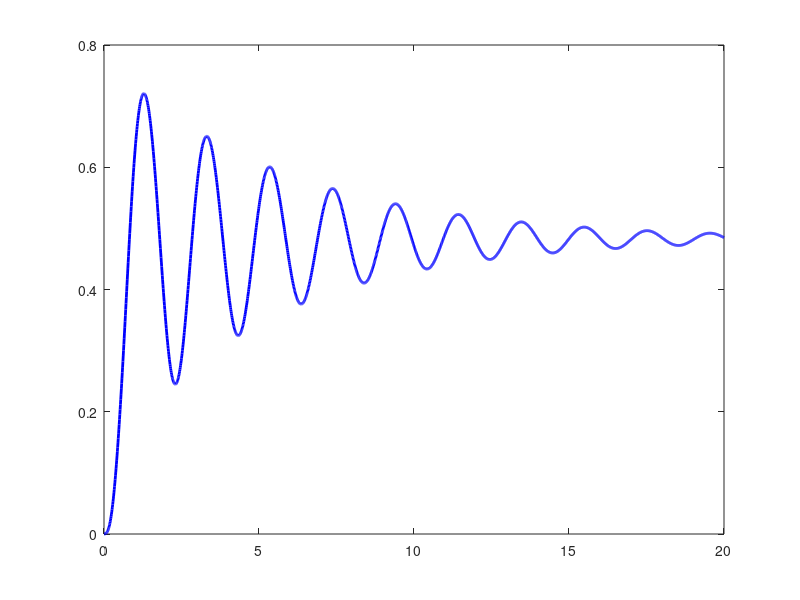

Recreate this plot in MATLAB. (Note: this script raises an error after producing the figure.)
clc; clear; close all;

% System parameters
g = 9.81;
ms = 0.05;
Ib = 0.01;
beam_length = 2;

% Controller gains
r_desired = 0.5;
K1 = [14 0 10 0];     % position and angle
K2 = [0 3 0 2];    % r_dot and theta_dot

       % Gains on dx/dt (i.e., velocities)
tau_max = 4;
theta_max = deg2rad(45);

% Damping
ball_friction = 0.8;
beam_friction = 0.5;

% Simulation settings
dt = 0.01; t_end = 20;
tspan = 0:dt:t_end;

% Initial state: [r; r_dot; theta; theta_dot]
x0 = [0; 0; 0.05; 0];
X = zeros(length(tspan), 4);
U = zeros(length(tspan), 1);
X(1,:) = x0';

control_delay = 0.02;                     % Delay in seconds(0.02 ,0.03 ,0.04)
delay_steps = round(control_delay / dt);
% Buffer to store past states
x_buffer = repmat(x0, 1, delay_steps + 1);  % initialize with x0


for i = 1:length(tspan)-1
    x = X(i,:)';
    r = x(1); r_dot = x(2); theta = x(3); theta_dot = x(4);

    % Desired state and velocity: [r; r_dot; theta; theta_dot]
    x_desired = [r_desired; 0; 0; 0];
    dx_desired = [0; 0; 0; 0];

    e = x - x_desired;
    dx = [0; r_dot; 0; theta_dot];  % Only derivative terms
 % Get delayed state(using the data present before the delay step to
    % compute control input
    if i > delay_steps % have enough of past data
        x_delayed = X(i - delay_steps, :)';
    else
        x_delayed = X(1,:)';  % still in the beginning of simulation and no past data
    end

  
    % Control law: u = -K1*x - K2*x_dot
     e_delayed = x_delayed - [r_desired; 0; 0; 0];
    tau = -K1 * e_delayed - K2 * dx;
    tau = max(min(tau, tau_max), -tau_max);

   % Nonlinear dynamics
    dx_state = zeros(4,1);
    dx_state(1) = r_dot;
    dx_state(2) = (g*sin(theta) - r*theta_dot^2*cos(theta))*5/7 - ball_friction*r_dot;
    dx_state(3) = theta_dot;
    dx_state(4) = (tau - ms * g * r * cos(theta) - 2 * ms * r * r_dot * theta_dot - beam_friction * theta_dot) / (Ib + ms * r^2);

    % Integration
    X(i+1,:) = X(i,:) + dx_state'*dt;

    % Beam angle limits
    if abs(X(i+1,3)) > theta_max
        X(i+1,3) = sign(X(i+1,3)) * theta_max;
        X(i+1,4) = 0;
    end

    % Keep ball on beam
    if abs(X(i+1,1)) > beam_length/2
        X(i+1,1) = sign(X(i+1,1)) * beam_length/2;
        X(i+1,2) = 0;
    end

    U(i) = tau;
end

% Plotting results
ball_pos = X(:,1);
beam_angle = X(:,3);

figure;
plot(tspan, ball_pos, 'b', 'LineWidth', 2); hold on;
yline(r_desired, '--r', 'Target');
xlabel('Time (s)'); ylabel('Ball Position (m)');
title('Ball Position vs Time'); grid on;

figure;
plot(tspan, rad2deg(beam_angle), 'm', 'LineWidth', 2);
xlabel('Time (s)'); ylabel('Beam Angle (deg)');
title('Beam Angle vs Time'); grid on;

figure;
plot(tspan(1:end-1), U(1:end-1), 'k', 'LineWidth', 2);
xlabel('Time (s)'); ylabel('Control Torque (Nm)');
title('Torque vs Time'); grid on;

% Animation
skip = 50;
figure;
for idx = 1:skip:length(tspan)
    theta_k = beam_angle(idx); 
    r_k = ball_pos(idx);

    % Beam coordinates
    xb = [-beam_length/2, beam_length/2];
    yb = [0, 0];
    R = [cos(theta_k) -sin(theta_k); sin(theta_k) cos(theta_k)];
    beam_coords = R * [xb; yb];

    % Ball position
    ball_xy = R * [r_k; 0];

    clf('reset'); hold on; axis equal;
    plot(beam_coords(1,:), beam_coords(2,:), 'k-', 'LineWidth', 4);
    plot(ball_xy(1), ball_xy(2), 'bo', 'MarkerSize', 12, 'MarkerFaceColor', 'b');
    plot([r_desired r_desired], [-0.05 0.05], 'r--', 'LineWidth', 2); 

    xlim([-1.2, 1.2]*beam_length/2);
    ylim([-0.4, 0.4]*beam_length);
    title(sprintf('Time = %.2f s', tspan(idx)));
    xlabel('X (m)'); ylabel('Y (m)');
    
    drawnow;
    pause(0.01);
end


% === Final Output ===
final_ball_position = X(end, 1);
final_beam_angle_rad = X(end, 3);
final_beam_angle_deg = rad2deg(final_beam_angle_rad);

fprintf('Final ball position: %.4f m\n', final_ball_position);
fprintf('Final beam angle: %.4f rad (%.2f deg)\n', final_beam_angle_rad, final_beam_angle_deg);